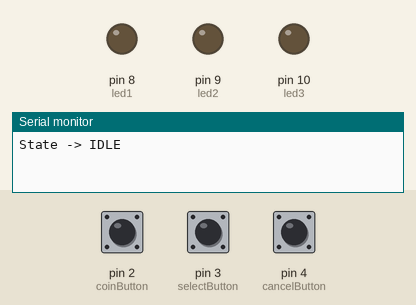
This sketch was run on a simulated Arduino Uno, built with avr-gcc and run on an emulated ATmega328P. Parts: output pins drawn as LEDs (lit = HIGH), the last lines printed to the serial monitor. The inputs (shaded band) are chosen by the test bench; at power-on: pin 2 (coinButton) HIGH, pin 3 (selectButton) HIGH, pin 4 (cancelButton) HIGH.

Above: at 1.2 s.
1.3 s: pin 2 (coinButton) pulled LOW for 0.15 s
At 1.8 s:
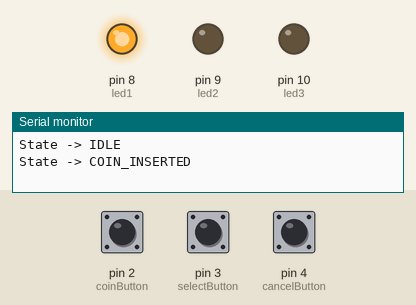
3.0 s: pin 3 (selectButton) pulled LOW for 0.15 s
At 5.0 s:
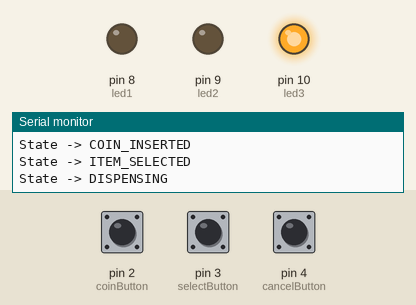
6.1 s: pin 2 (coinButton) pulled LOW for 1 s
At 6.7 s:
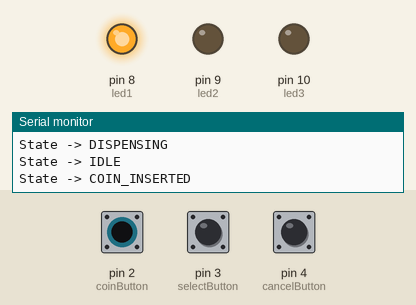
8.6 s: pin 3 (selectButton) pulled LOW for 1 s
At 9.6 s:
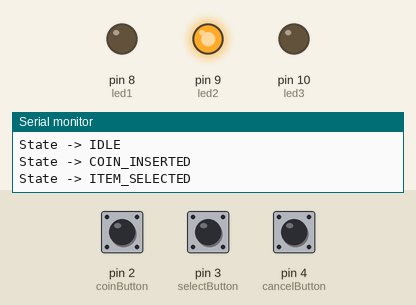
Timing chart, 0 to 13.3 s (numbered marks = the images above; inputs shaded):
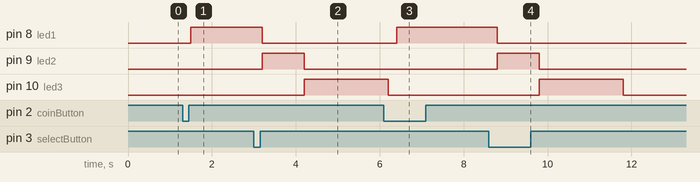

The sketch:

state_machine_implementation.ino
```cpp
const int coinButton = 2;
const int selectButton = 3;
const int cancelButton = 4;

const int led1 = 8;
const int led2 = 9;
const int led3 = 10;

const int IDLE = 0;
const int COIN_INSERTED = 1;
const int ITEM_SELECTED = 2;
const int DISPENSING = 3;

int currentState = IDLE;

void showState() {
  digitalWrite(led1, LOW);
  digitalWrite(led2, LOW);
  digitalWrite(led3, LOW);

  if (currentState == COIN_INSERTED)
    digitalWrite(led1, HIGH);
  else if (currentState == ITEM_SELECTED)
    digitalWrite(led2, HIGH);
  else if (currentState == DISPENSING)
    digitalWrite(led3, HIGH);
}

void changeState(int newState) {
  currentState = newState;
  showState();

  Serial.print("State -> ");

  if (currentState == IDLE)
    Serial.println("IDLE");
  else if (currentState == COIN_INSERTED)
    Serial.println("COIN_INSERTED");
  else if (currentState == ITEM_SELECTED)
    Serial.println("ITEM_SELECTED");
  else if (currentState == DISPENSING)
    Serial.println("DISPENSING");
}

void setup() {
  pinMode(coinButton, INPUT_PULLUP);
  pinMode(selectButton, INPUT_PULLUP);
  pinMode(cancelButton, INPUT_PULLUP);

  pinMode(led1, OUTPUT);
  pinMode(led2, OUTPUT);
  pinMode(led3, OUTPUT);

  Serial.begin(9600);

  showState();
  Serial.println("State -> IDLE");
}

void loop() {

  if (digitalRead(coinButton) == LOW && currentState == IDLE) {
    delay(200);
    changeState(COIN_INSERTED);
  }

  if (digitalRead(selectButton) == LOW && currentState == COIN_INSERTED) {
    delay(200);
    changeState(ITEM_SELECTED);

    delay(1000);

    changeState(DISPENSING);

    delay(2000);

    changeState(IDLE);
  }

  if (digitalRead(cancelButton) == LOW &&
      (currentState == COIN_INSERTED || currentState == ITEM_SELECTED)) {
    delay(200);
    changeState(IDLE);
  }
}
```

Measured:
- after the input at 1.3 s, pin 8 (led1): LOW → HIGH after 0.20 s
- after the input at 3.0 s, pin 8 (led1): HIGH → LOW after 0.20 s; pin 9 (led2): LOW → HIGH after 0.20 s, → LOW 1.0 s later; pin 10 (led3): LOW → HIGH after 1.2 s
- after the input at 6.1 s, pin 8 (led1): LOW → HIGH after 0.30 s
- after the input at 8.6 s, pin 8 (led1): HIGH → LOW after 0.20 s; pin 9 (led2): LOW → HIGH after 0.20 s, → LOW 1.0 s later; pin 10 (led3): LOW → HIGH after 1.2 s, → LOW 2.0 s later
